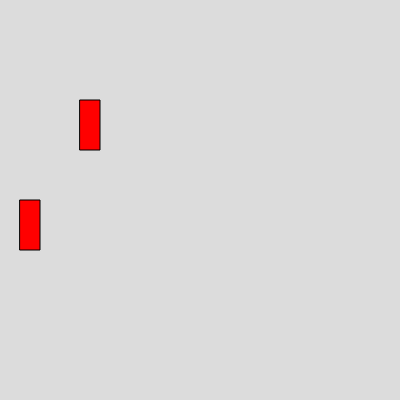
Frame 1 (no input)
Frame 60 (no input): identical to frame 1, image omitted
Frame 120 (the mouse pressed at the canvas centre since frame 60): identical to frame 1, image omitted

The p5.js sketch that drew this single still picture (run headless with seeded random() and noise() and a simulated clock; from frame 60 on, the mouse is pressed at the canvas centre):

// p5.js sketch
// ── sketch.js

var box1,box2

function setup() 
{
  createCanvas(400, 400);

  box1=new Box(20,200,20,50)
box2=new Box(80,100,20,50)


}

function draw() 
{
  background(220);
  box1.show()
  box2.show()
}


// ── Box.js
class Box{

constructor(x,y,w,h){
this.x=x
this.y=y
this.w=w
this.h=h

}

show(){
  fill("red")
    rect(this.x,this.y,this.w,this.h)
}



}
